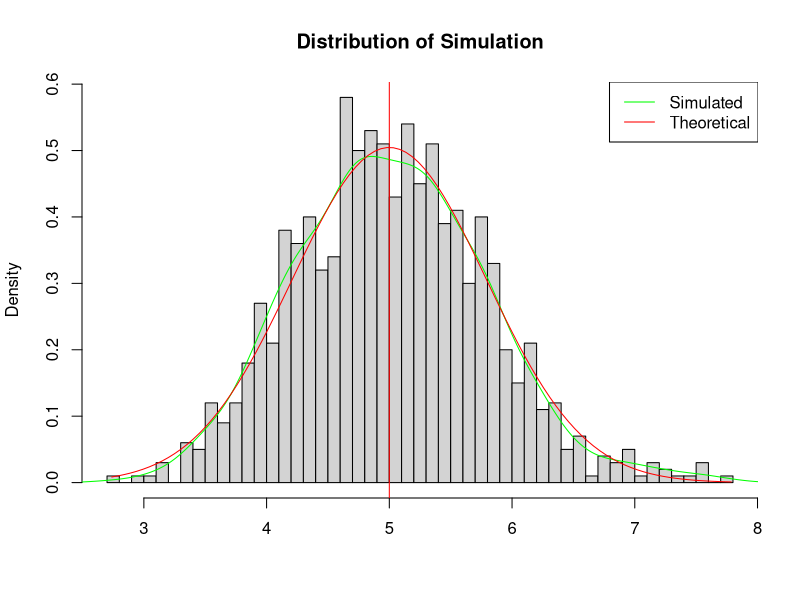
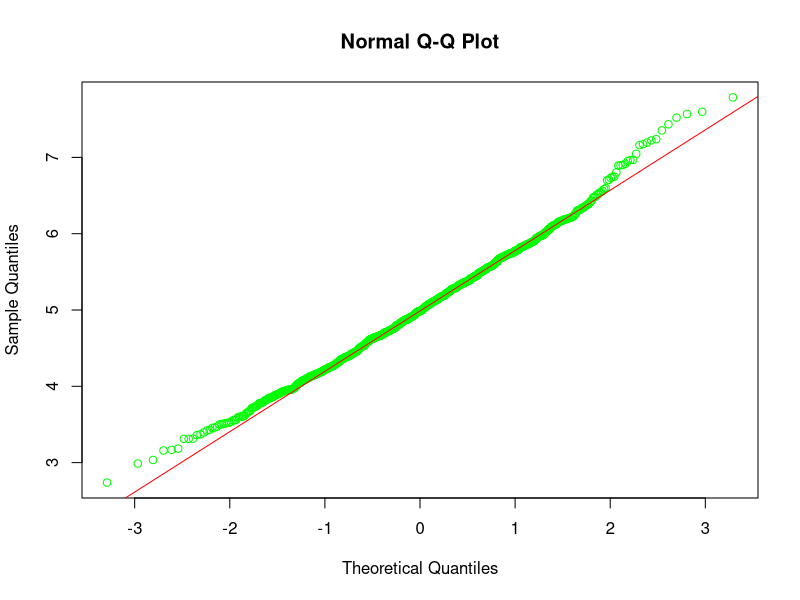

These charts were generated, in order, by the following R code:
## ---- chunk 1
library(ggplot2)
set.seed(123)
lambda <- 0.2
n <- 40
runs <- 1000
sim <- matrix(rexp(runs*n, rate=lambda), runs)
sim_means <- rowMeans(sim)
## ---- chunk 2
# mean of the simulation and the distribution
c(mean(sim_means), 1/lambda)
## ---- chunk 3
# compare the variances
sim_var <- var(sim_means)
the_var <- 1/lambda**2/n
c(sim_var, the_var)
## ---- chunk 4
library(ggplot2)
hist(sim_means, breaks=40, probability=TRUE, main="Distribution of Simulation", xlab="")
lines(density(sim_means), col="green")
abline(v=1/lambda, col="red")
xfit <- seq(min(sim_means), max(sim_means), length=100)
yfit <- dnorm(xfit, mean=1/lambda, sd=(1/lambda/sqrt(n)))
lines(xfit, yfit, pch=22, col="red")
# add a legend
legend('topright', c("Simulated", "Theoretical"), col=c("green", "red"), lty=c(1,1))
## ---- chunk 5
qqnorm(sim_means, col="green")
qqline(sim_means, col="red")
## ---- chunk 6
sim_ci <- mean(sim_means) + c(-1,1)*1.96*sd(sim_means)/sqrt(n)
the_ci <- 1/lambda + c(-1,1)*1.96*sqrt(the_var)/sqrt(n);
c(sim_ci, the_ci)
